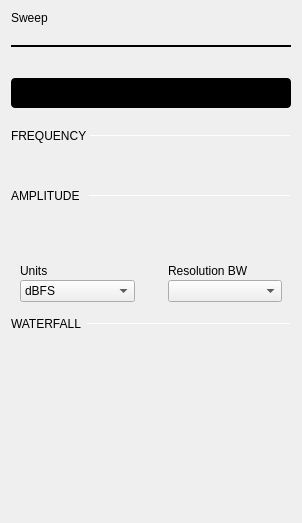
                 <widget class="QWidget" name="scrollAreaWidgetContents">
                  <property name="geometry">
                   <rect>
                    <x>0</x>
                    <y>0</y>
                    <width>298</width>
                    <height>523</height>
                   </rect>
                  </property>
                  <property name="sizePolicy">
                   <sizepolicy hsizetype="Preferred" vsizetype="Preferred">
                    <horstretch>0</horstretch>
                    <verstretch>0</verstretch>
                   </sizepolicy>
                  </property>
                  <layout class="QVBoxLayout" name="verticalLayout_16">
                   <item>
                    <layout class="QHBoxLayout" name="hLayout_title">
                     <property name="bottomMargin">
                      <number>14</number>
                     </property>
                     <item>
                      <widget class="QLabel" name="labelSettingsTitle">
                       <property name="text">
                        <string>Sweep</string>
                       </property>
                       <property name="general_settings_label" stdset="0">
                        <bool>true</bool>
                       </property>
                      </widget>
                     </item>
                     <item>
                      <spacer name="horizontalSpacer_7">
                       <property name="orientation">
                        <enum>Qt::Horizontal</enum>
                       </property>
                       <property name="sizeHint" stdset="0">
                        <size>
                         <width>0</width>
                         <height>10</height>
                        </size>
                       </property>
                      </spacer>
                     </item>
                    </layout>
                   </item>
                   <item>
                    <widget class="Line" name="lineSweepSettingsTitle">
                     <property name="minimumSize">
                      <size>
                       <width>0</width>
                       <height>2</height>
                      </size>
                     </property>
                     <property name="maximumSize">
                      <size>
                       <width>16777215</width>
                       <height>2</height>
                      </size>
                     </property>
                     <property name="frameShadow">
                      <enum>QFrame::Plain</enum>
                     </property>
                     <property name="lineWidth">
                      <number>2</number>
                     </property>
                     <property name="orientation">
                      <enum>Qt::Horizontal</enum>
                     </property>
                     <property name="blue_line" stdset="0">
                      <bool>true</bool>
                     </property>
                    </widget>
                   </item>
                   <item>
                    <spacer name="verticalSpacer_10">
                     <property name="orientation">
                      <enum>Qt::Vertical</enum>
                     </property>
                     <property name="sizeType">
                      <enum>QSizePolicy::Fixed</enum>
                     </property>
                     <property name="sizeHint" stdset="0">
                      <size>
                       <width>20</width>
                       <height>25</height>
                      </size>
                     </property>
                    </spacer>
                   </item>
                   <item>
                    <widget class="adiscope::CustomSwitch" name="logBtn">
                     <property name="styleSheet">
                      <string notr="true">QPushButton {
min-height: 30px;
max-height: 30px;
min-width: 280px;
max-width: 280px;
background-color: black;
border-radius: 4px;
}

QPushButton:disabled {
background-color: qlineargradient(spread:pad, x1:0.5, y1:0, x2:0.501, y2:0, stop:0 #727273, stop:1 #141416);
}

QWidget#handle {
min-height: 30px;
max-height: 30px;
min-width: 142px;
max-width: 142px;
background-color: #4a64ff;
border-radius: 2px;
}

QWidget#handle:disabled {
background-color: #aaaaaa;
}

QLabel {
margin-top: 6px;
background-color: transparent;
line-height: 19px;
}

QLabel#on {
margin-top: 0px;
min-height:30px;
max-height:30px;
min-width:140px;
max-width:140px;
qproperty-alignment: AlignCenter AlignCenter;
margin-left: 0px;
color: white;
}

QLabel#on:disabled {
color: rgba(255,255,255,102);
}

QLabel#off {
margin-top: 0px;
min-height:30px;
max-height:30px;
min-width:140px;
max-width:140px;
margin-left: 140px;
color: white;
qproperty-alignment: AlignCenter AlignCenter;
}

QLabel#off:disabled {
color: rgba(255,255,255,51);
}
</string>
                     </property>
                     <property name="text">
                      <string/>
                     </property>
                     <property name="leftText" stdset="0">
                      <string>Logarithmic</string>
                     </property>
                     <property name="rightText" stdset="0">
                      <string>Linear</string>
                     </property>
                     <property name="duration_ms" stdset="0">
                      <number>0</number>
                     </property>
                    </widget>
                   </item>
                   <item>
                    <layout class="QHBoxLayout" name="horizontalLayout_3">
                     <property name="spacing">
                      <number>0</number>
                     </property>
                     <property name="topMargin">
                      <number>15</number>
                     </property>
                     <item>
                      <widget class="QLabel" name="label_10">
                       <property name="sizePolicy">
                        <sizepolicy hsizetype="Maximum" vsizetype="Preferred">
                         <horstretch>0</horstretch>
                         <verstretch>0</verstretch>
                        </sizepolicy>
                       </property>
                       <property name="text">
                        <string>FREQUENCY </string>
                       </property>
                       <property name="subsection_label" stdset="0">
                        <bool>true</bool>
                       </property>
                      </widget>
                     </item>
                     <item>
                      <widget class="Line" name="line_3">
                       <property name="minimumSize">
                        <size>
                         <width>0</width>
                         <height>1</height>
                        </size>
                       </property>
                       <property name="maximumSize">
                        <size>
                         <width>16777215</width>
                         <height>1</height>
                        </size>
                       </property>
                       <property name="orientation">
                        <enum>Qt::Horizontal</enum>
                       </property>
                       <property name="subsection_line" stdset="0">
                        <bool>true</bool>
                       </property>
                      </widget>
                     </item>
                    </layout>
                   </item>
                   <item>
                    <layout class="QGridLayout" name="gridSweepControls">
                     <property name="leftMargin">
                      <number>0</number>
                     </property>
                     <property name="topMargin">
                      <number>15</number>
                     </property>
                     <property name="rightMargin">
                      <number>0</number>
                     </property>
                     <property name="bottomMargin">
                      <number>25</number>
                     </property>
                     <property name="spacing">
                      <number>15</number>
                     </property>
                    </layout>
                   </item>
                   <item>
                    <layout class="QHBoxLayout" name="horizontalLayout_5">
                     <property name="topMargin">
                      <number>0</number>
                     </property>
                     <item>
                      <widget class="QLabel" name="label_11">
                       <property name="sizePolicy">
                        <sizepolicy hsizetype="Maximum" vsizetype="Preferred">
                         <horstretch>0</horstretch>
                         <verstretch>0</verstretch>
                        </sizepolicy>
                       </property>
                       <property name="text">
                        <string>AMPLITUDE </string>
                       </property>
                       <property name="subsection_label" stdset="0">
                        <bool>true</bool>
                       </property>
                      </widget>
                     </item>
                     <item>
                      <widget class="Line" name="line_4">
                       <property name="minimumSize">
                        <size>
                         <width>0</width>
                         <height>1</height>
                        </size>
                       </property>
                       <property name="maximumSize">
                        <size>
                         <width>16777215</width>
                         <height>1</height>
                        </size>
                       </property>
                       <property name="orientation">
                        <enum>Qt::Horizontal</enum>
                       </property>
                       <property name="subsection_line" stdset="0">
                        <bool>true</bool>
                       </property>
                      </widget>
                     </item>
                    </layout>
                   </item>
                   <item>
                    <layout class="QGridLayout" name="gridLayout_5">
                     <property name="leftMargin">
                      <number>0</number>
                     </property>
                     <property name="topMargin">
                      <number>15</number>
                     </property>
                     <property name="rightMargin">
                      <number>0</number>
                     </property>
                     <property name="bottomMargin">
                      <number>0</number>
                     </property>
                     <property name="spacing">
                      <number>15</number>
                     </property>
                     <item row="1" column="0">
                      <widget class="QWidget" name="widget2" native="true">
                       <property name="sizePolicy">
                        <sizepolicy hsizetype="Preferred" vsizetype="Fixed">
                         <horstretch>0</horstretch>
                         <verstretch>0</verstretch>
                        </sizepolicy>
                       </property>
                       <layout class="QVBoxLayout" name="verticalLayout_5">
                        <property name="spacing">
                         <number>2</number>
                        </property>
                        <item>
                         <widget class="QLabel" name="lbl_units">
                          <property name="text">
                           <string>Units</string>
                          </property>
                         </widget>
                        </item>
                        <item>
                         <widget class="QComboBox" name="cmb_units">
                          <property name="sizePolicy">
                           <sizepolicy hsizetype="Preferred" vsizetype="Fixed">
                            <horstretch>0</horstretch>
                            <verstretch>0</verstretch>
                           </sizepolicy>
                          </property>
                          <item>
                           <property name="text">
                            <string>dBFS</string>
                           </property>
                          </item>
                         </widget>
                        </item>
                       </layout>
                      </widget>
                     </item>
                     <item row="1" column="1">
                      <widget class="QWidget" name="widget1" native="true">
                       <property name="sizePolicy">
                        <sizepolicy hsizetype="Preferred" vsizetype="Fixed">
                         <horstretch>0</horstretch>
                         <verstretch>0</verstretch>
                        </sizepolicy>
                       </property>
                       <layout class="QVBoxLayout" name="verticalLayout_9">
                        <property name="spacing">
                         <number>2</number>
                        </property>
                        <item>
                         <widget class="QLabel" name="lbl_rbw">
                          <property name="text">
                           <string>Resolution BW</string>
                          </property>
                         </widget>
                        </item>
                        <item>
                         <widget class="QComboBox" name="cmb_rbw"/>
                        </item>
                       </layout>
                      </widget>
                     </item>
                     <item row="0" column="0">
                      <widget class="QWidget" name="verticalWidget" native="true">
                       <property name="sizePolicy">
                        <sizepolicy hsizetype="Preferred" vsizetype="Preferred">
                         <horstretch>0</horstretch>
                         <verstretch>0</verstretch>
                        </sizepolicy>
                       </property>
                       <layout class="QVBoxLayout" name="verticalLayout_19">
                        <property name="topMargin">
                         <number>1</number>
                        </property>
                        <item>
                         <widget class="QStackedWidget" name="topWidget">
                          <property name="sizePolicy">
                           <sizepolicy hsizetype="Preferred" vsizetype="Fixed">
                            <horstretch>0</horstretch>
                            <verstretch>0</verstretch>
                           </sizepolicy>
                          </property>
                          <property name="minimumSize">
                           <size>
                            <width>0</width>
                            <height>0</height>
                           </size>
                          </property>
                         </widget>
                        </item>
                        <item>
                         <widget class="QStackedWidget" name="divisionWidget">
                          <property name="sizePolicy">
                           <sizepolicy hsizetype="Preferred" vsizetype="Fixed">
                            <horstretch>0</horstretch>
                            <verstretch>0</verstretch>
                           </sizepolicy>
                          </property>
                          <property name="minimumSize">
                           <size>
                            <width>0</width>
                            <height>0</height>
                           </size>
                          </property>
                         </widget>
                        </item>
                       </layout>
                      </widget>
                     </item>
                     <item row="0" column="1">
                      <widget class="QWidget" name="verticalWidget_2" native="true">
                       <property name="sizePolicy">
                        <sizepolicy hsizetype="Preferred" vsizetype="Preferred">
                         <horstretch>0</horstretch>
                         <verstretch>0</verstretch>
                        </sizepolicy>
                       </property>
                       <layout class="QVBoxLayout" name="verticalLayout_20">
                        <property name="topMargin">
                         <number>1</number>
                        </property>
                        <item>
                         <widget class="QStackedWidget" name="bottomWidget">
                          <property name="sizePolicy">
                           <sizepolicy hsizetype="Preferred" vsizetype="Preferred">
                            <horstretch>0</horstretch>
                            <verstretch>0</verstretch>
                           </sizepolicy>
                          </property>
                          <property name="minimumSize">
                           <size>
                            <width>0</width>
                            <height>0</height>
                           </size>
                          </property>
                         </widget>
                        </item>
                        <item>
                         <spacer name="verticalSpacer_7">
                          <property name="orientation">
                           <enum>Qt::Vertical</enum>
                          </property>
                          <property name="sizeType">
                           <enum>QSizePolicy::Expanding</enum>
                          </property>
                          <property name="sizeHint" stdset="0">
                           <size>
                            <width>0</width>
                            <height>72</height>
                           </size>
                          </property>
                         </spacer>
                        </item>
                       </layout>
                      </widget>
                     </item>
                    </layout>
                   </item>
                   <item>
                    <layout class="QHBoxLayout" name="horizontalLayout_7">
                     <item>
                      <widget class="QLabel" name="label_8">
                       <property name="text">
                        <string>WATERFALL</string>
                       </property>
                       <property name="subsection_label" stdset="0">
                        <bool>true</bool>
                       </property>
                      </widget>
                     </item>
                     <item>
                      <widget class="Line" name="line_6">
                       <property name="sizePolicy">
                        <sizepolicy hsizetype="Expanding" vsizetype="Fixed">
                         <horstretch>0</horstretch>
                         <verstretch>0</verstretch>
                        </sizepolicy>
                       </property>
                       <property name="minimumSize">
                        <size>
                         <width>0</width>
                         <height>1</height>
                        </size>
                       </property>
                       <property name="maximumSize">
                        <size>
                         <width>16777215</width>
                         <height>1</height>
                        </size>
                       </property>
                       <property name="orientation">
                        <enum>Qt::Horizontal</enum>
                       </property>
                       <property name="subsection_line" stdset="0">
                        <bool>true</bool>
                       </property>
                      </widget>
                     </item>
                    </layout>
                   </item>
                   <item>
                    <layout class="QVBoxLayout" name="vLayout_waterfall"/>
                   </item>
                   <item>
                    <spacer name="verticalSpacer_6">
                     <property name="orientation">
                      <enum>Qt::Vertical</enum>
                     </property>
                     <property name="sizeType">
                      <enum>QSizePolicy::Expanding</enum>
                     </property>
                     <property name="sizeHint" stdset="0">
                      <size>
                       <width>20</width>
                       <height>411</height>
                      </size>
                     </property>
                    </spacer>
                   </item>
                  </layout>
                 </widget>
